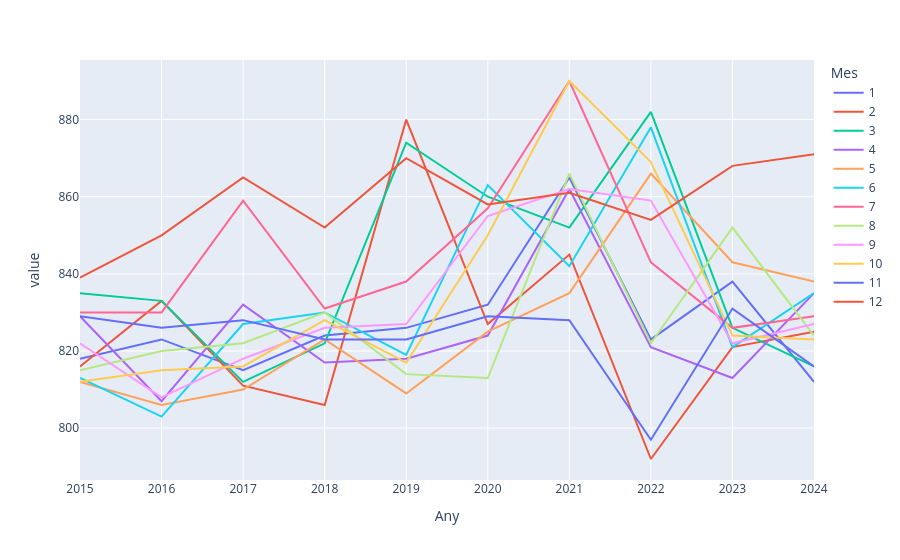

Write notebook code for a chart like this one.
### Code cell
figura_px_22 = px.line(transaction_pivot)
figura_px_22.show()

### Figure 1 — Plotly figure (JSON) as saved in the notebook; plotly's stock layout.template omitted (floating-point values rounded to 4 significant figures)
{"data": [{"hovertemplate": "Mes=1<br>Any=%{x}<br>value=%{y}<extra></extra>", "legendgroup": "1", "line": {"color": "#636efa", "dash": "solid"}, "marker": {"symbol": "circle"}, "mode": "lines", "name": "1", "orientation": "v", "showlegend": true, "type": "scatter", "x": [2015, 2016, 2017, 2018, 2019, 2020, 2021, 2022, 2023, 2024], "xaxis": "x", "y": [818, 823, 815, 824, 826, 832, 865, 823, 838, 812], "yaxis": "y"}, {"hovertemplate": "Mes=2<br>Any=%{x}<br>value=%{y}<extra></extra>", "legendgroup": "2", "line": {"color": "#EF553B", "dash": "solid"}, "marker": {"symbol": "circle"}, "mode": "lines", "name": "2", "orientation": "v", "showlegend": true, "type": "scatter", "x": [2015, 2016, 2017, 2018, 2019, 2020, 2021, 2022, 2023, 2024], "xaxis": "x", "y": [816, 833, 811, 806, 880, 827, 845, 792, 821, 825], "yaxis": "y"}, {"hovertemplate": "Mes=3<br>Any=%{x}<br>value=%{y}<extra></extra>", "legendgroup": "3", "line": {"color": "#00cc96", "dash": "solid"}, "marker": {"symbol": "circle"}, "mode": "lines", "name": "3", "orientation": "v", "showlegend": true, "type": "scatter", "x": [2015, 2016, 2017, 2018, 2019, 2020, 2021, 2022, 2023, 2024], "xaxis": "x", "y": [835, 833, 812, 822, 874, 860, 852, 882, 826, 816], "yaxis": "y"}, {"hovertemplate": "Mes=4<br>Any=%{x}<br>value=%{y}<extra></extra>", "legendgroup": "4", "line": {"color": "#ab63fa", "dash": "solid"}, "marker": {"symbol": "circle"}, "mode": "lines", "name": "4", "orientation": "v", "showlegend": true, "type": "scatter", "x": [2015, 2016, 2017, 2018, 2019, 2020, 2021, 2022, 2023, 2024], "xaxis": "x", "y": [829, 807, 832, 817, 818, 824, 862, 821, 813, 835], "yaxis": "y"}, {"hovertemplate": "Mes=5<br>Any=%{x}<br>value=%{y}<extra></extra>", "legendgroup": "5", "line": {"color": "#FFA15A", "dash": "solid"}, "marker": {"symbol": "circle"}, "mode": "lines", "name": "5", "orientation": "v", "showlegend": true, "type": "scatter", "x": [2015, 2016, 2017, 2018, 2019, 2020, 2021, 2022, 2023, 2024], "xaxis": "x", "y": [812, 806, 810, 823, 809, 825, 835, 866, 843, 838], "yaxis": "y"}, {"hovertemplate": "Mes=6<br>Any=%{x}<br>value=%{y}<extra></extra>", "legendgroup": "6", "line": {"color": "#19d3f3", "dash": "solid"}, "marker": {"symbol": "circle"}, "mode": "lines", "name": "6", "orientation": "v", "showlegend": true, "type": "scatter", "x": [2015, 2016, 2017, 2018, 2019, 2020, 2021, 2022, 2023, 2024], "xaxis": "x", "y": [813, 803, 827, 830, 819, 863, 842, 878, 821, 835], "yaxis": "y"}, {"hovertemplate": "Mes=7<br>Any=%{x}<br>value=%{y}<extra></extra>", "legendgroup": "7", "line": {"color": "#FF6692", "dash": "solid"}, "marker": {"symbol": "circle"}, "mode": "lines", "name": "7", "orientation": "v", "showlegend": true, "type": "scatter", "x": [2015, 2016, 2017, 2018, 2019, 2020, 2021, 2022, 2023, 2024], "xaxis": "x", "y": [830, 830, 859, 831, 838, 857, 890, 843, 826, 829], "yaxis": "y"}, {"hovertemplate": "Mes=8<br>Any=%{x}<br>value=%{y}<extra></extra>", "legendgroup": "8", "line": {"color": "#B6E880", "dash": "solid"}, "marker": {"symbol": "circle"}, "mode": "lines", "name": "8", "orientation": "v", "showlegend": true, "type": "scatter", "x": [2015, 2016, 2017, 2018, 2019, 2020, 2021, 2022, 2023, 2024], "xaxis": "x", "y": [815, 820, 822, 830, 814, 813, 866, 822, 852, 824], "yaxis": "y"}, {"hovertemplate": "Mes=9<br>Any=%{x}<br>value=%{y}<extra></extra>", "legendgroup": "9", "line": {"color": "#FF97FF", "dash": "solid"}, "marker": {"symbol": "circle"}, "mode": "lines", "name": "9", "orientation": "v", "showlegend": true, "type": "scatter", "x": [2015, 2016, 2017, 2018, 2019, 2020, 2021, 2022, 2023, 2024], "xaxis": "x", "y": [822, 808, 818, 826, 827, 855, 862, 859, 822, 827], "yaxis": "y"}, {"hovertemplate": "Mes=10<br>Any=%{x}<br>value=%{y}<extra></extra>", "legendgroup": "10", "line": {"color": "#FECB52", "dash": "solid"}, "marker": {"symbol": "circle"}, "mode": "lines", "name": "10", "orientation": "v", "showlegend": true, "type": "scatter", "x": [2015, 2016, 2017, 2018, 2019, 2020, 2021, 2022, 2023, 2024], "xaxis": "x", "y": [812, 815, 816, 828, 817, 850, 890, 869, 824, 823], "yaxis": "y"}, {"hovertemplate": "Mes=11<br>Any=%{x}<br>value=%{y}<extra></extra>", "legendgroup": "11", "line": {"color": "#636efa", "dash": "solid"}, "marker": {"symbol": "circle"}, "mode": "lines", "name": "11", "orientation": "v", "showlegend": true, "type": "scatter", "x": [2015, 2016, 2017, 2018, 2019, 2020, 2021, 2022, 2023, 2024], "xaxis": "x", "y": [829, 826, 828, 823, 823, 829, 828, 797, 831, 816], "yaxis": "y"}, {"hovertemplate": "Mes=12<br>Any=%{x}<br>value=%{y}<extra></extra>", "legendgroup": "12", "line": {"color": "#EF553B", "dash": "solid"}, "marker": {"symbol": "circle"}, "mode": "lines", "name": "12", "orientation": "v", "showlegend": true, "type": "scatter", "x": [2015, 2016, 2017, 2018, 2019, 2020, 2021, 2022, 2023, 2024], "xaxis": "x", "y": [839, 850, 865, 852, 870, 858, 861, 854, 868, 871], "yaxis": "y"}], "layout": {"legend": {"title": {"text": "Mes"}, "tracegroupgap": 0}, "margin": {"t": 60}, "xaxis": {"anchor": "y", "domain": [0, 1], "title": {"text": "Any"}}, "yaxis": {"anchor": "x", "domain": [0, 1], "title": {"text": "value"}}}}
